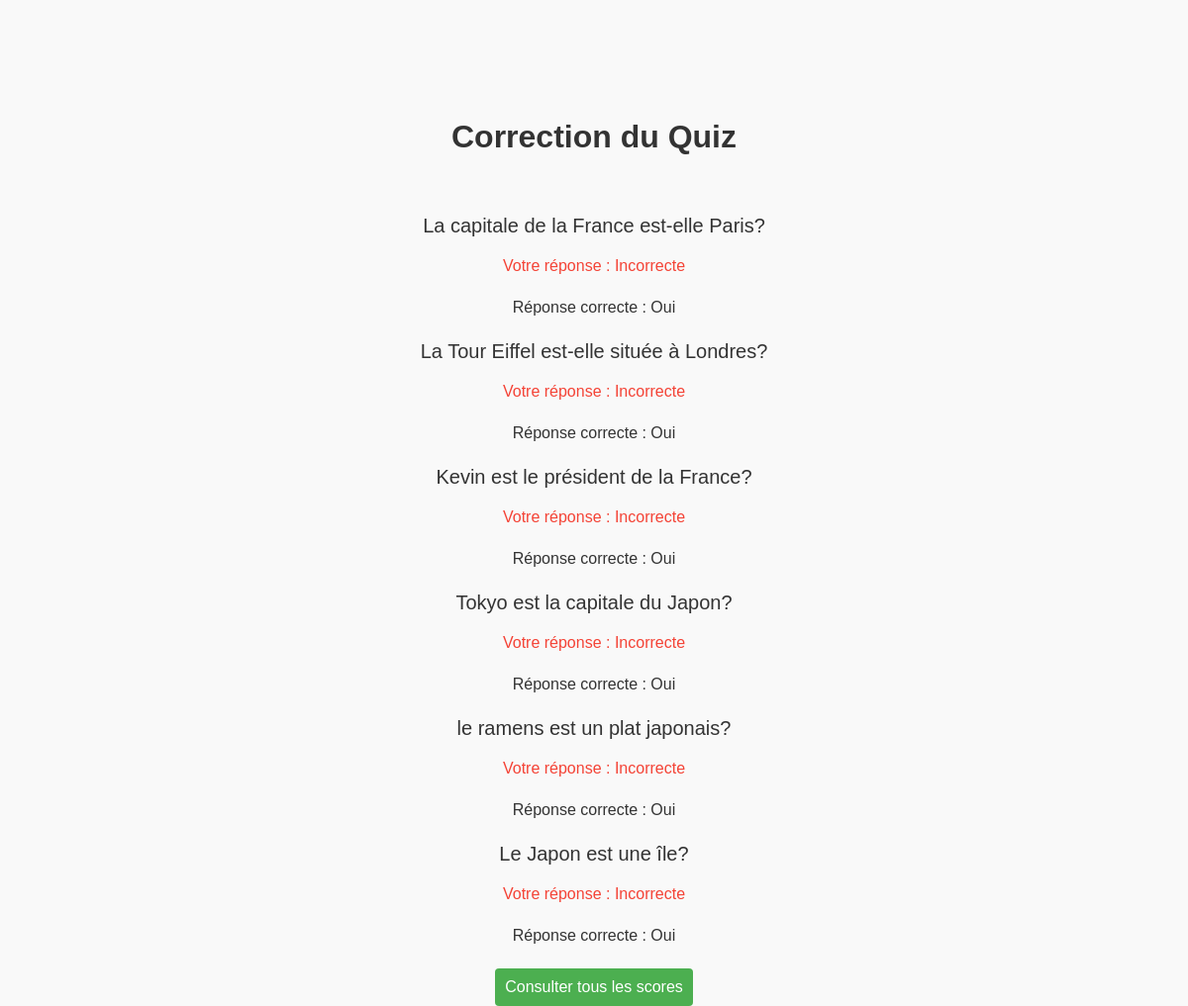
The page /correction.php on the database its author committed.
### tables this page shows
CREATE TABLE questions (
        id INTEGER PRIMARY KEY,
        question TEXT);

CREATE TABLE answers (
        id INTEGER PRIMARY KEY,
        question_id INTEGER,
        answer TEXT,
        is_correct INTEGER,
        FOREIGN KEY (question_id) REFERENCES questions(id));

### correction.php (the view, shortened to what this page needs)
<!DOCTYPE html>
<html lang="fr">
<head>
    <link rel="stylesheet" type="text/css" href="css/correction.css">
</head>
<body>
    <h1>Correction du Quiz</h1>
    <?php
    require 'database.php';
    try {
        $questions = $file_db->query("SELECT * FROM questions")->fetchAll(PDO::FETCH_ASSOC);
        foreach ($questions as $question) {
            echo '<p>' . $question['question'] . '</p>';
            $stmt = $file_db->prepare("SELECT * FROM answers WHERE question_id = :questionId");
            $stmt->bindParam(':questionId', $question['id'], PDO::PARAM_INT);
            $stmt->execute();
            $answer = $stmt->fetch(PDO::FETCH_ASSOC);
            $isUserAnswerCorrect = isset($_SESSION['question_' . $question['id']]) && $_SESSION['question_' . $question['id']] == $answer['is_correct'];
            echo '<ul>';
            echo '<li class="' . ($isUserAnswerCorrect ? 'correct' : 'incorrect') . '">';
            echo 'Votre réponse : ' . ($isUserAnswerCorrect ? 'Correcte' : 'Incorrecte');
            echo '</li>';
            echo '<li>';
            echo 'Réponse correcte : ' . $answer['answer'];
            echo '</li>';
            echo '</ul>';
        }
        echo '<a href="consulter_scores.php"><button>Consulter tous les scores</button></a>';
    } catch (PDOException $ex) {
        echo $ex->getMessage();
    }
    ?>
</body>
</html>

### css/correction.css (style rules this page uses)
body { font-family: 'Arial', sans-serif; background-color: #f9f9f9; margin: 0; padding: 0; height: 100vh; }
h1 { color: #333; text-align: center; margin-bottom: 5%; margin-top: 10%; }
p { color: #333; text-align: center; font-size: 125%; }
ul { list-style-type: none; padding: 0; text-align: center; }
li { margin-bottom: 2%; color: #333; }
li.incorrect { color: #f44336; }
a { margin-top: 5%; text-decoration: none; }
button { background-color: #4caf50; color: #fff; cursor: pointer; padding: 10px; border: none; border-radius: 4px; font-size: 16px; display: block; margin: 2% auto; }

### rows shown on the page
questions: question "La capitale de la France est-elle Paris?", shows "Incorrecte", answers.answer "Oui"
questions: question "La Tour Eiffel est-elle située à Londres?", shows "Incorrecte", answers.answer "Oui"
questions: question "Kevin est le président de la France?", shows "Incorrecte", answers.answer "Oui"
questions: question "Tokyo est la capitale du Japon?", shows "Incorrecte", answers.answer "Oui"
questions: question "le ramens est un plat japonais?", shows "Incorrecte", answers.answer "Oui"
questions: question "Le Japon est une île?", shows "Incorrecte", answers.answer "Oui"
